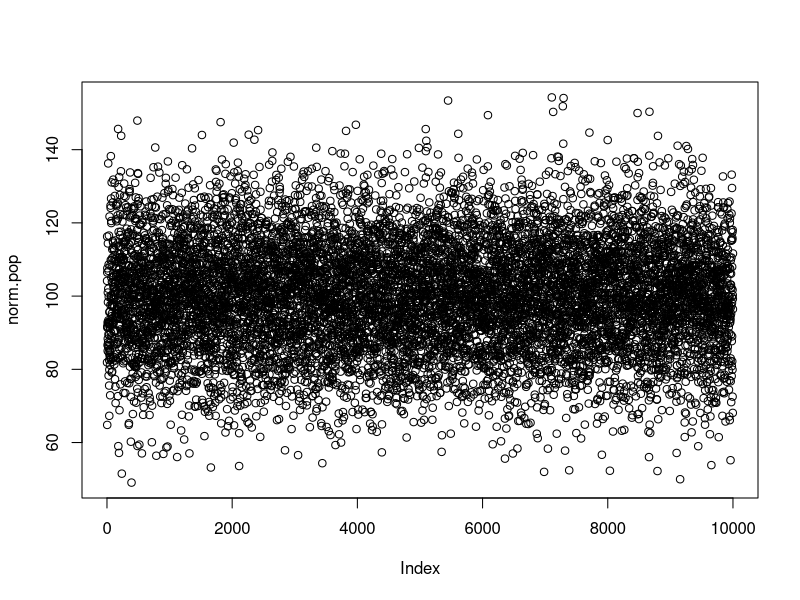
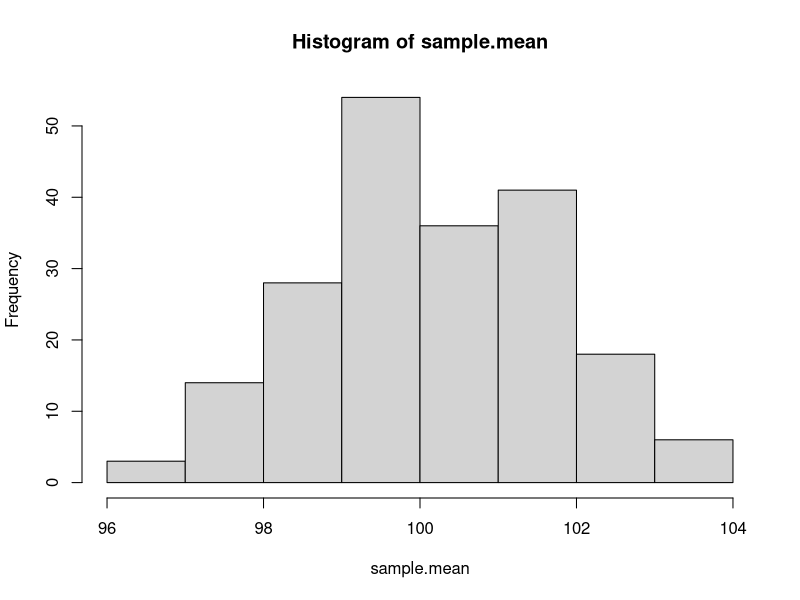
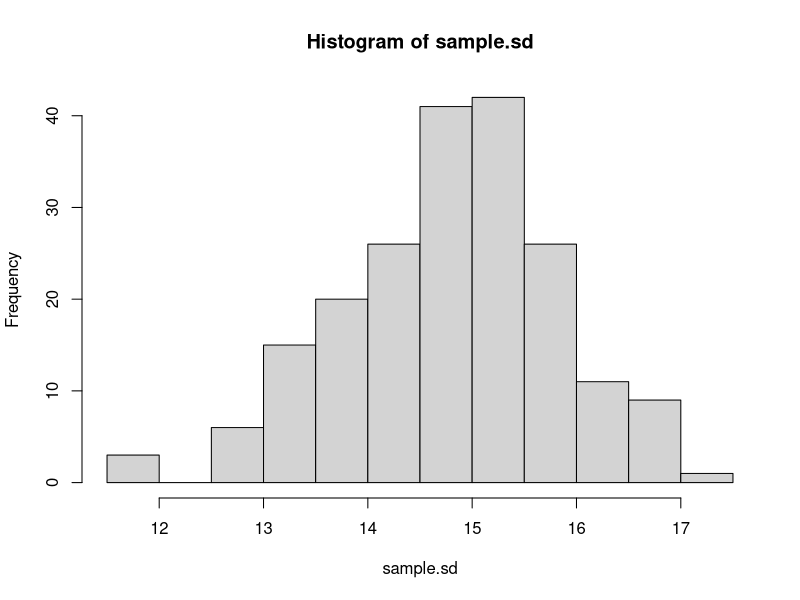
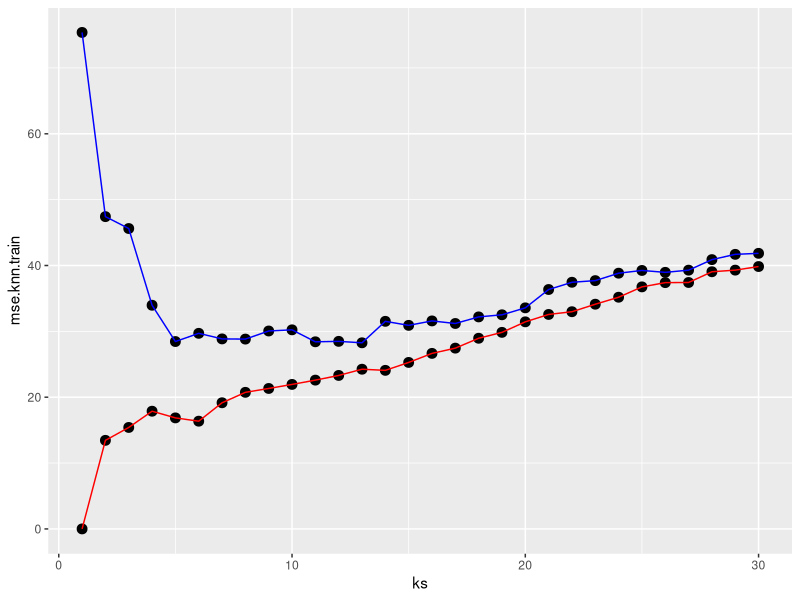
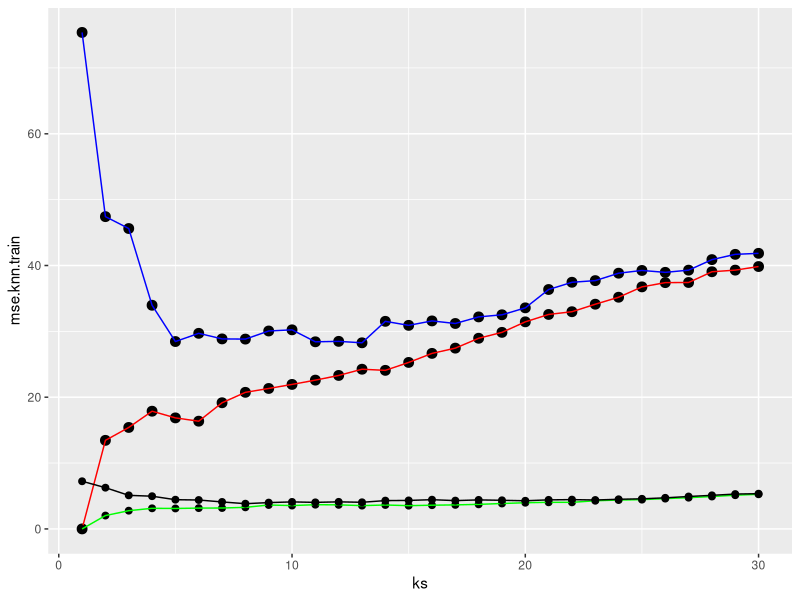
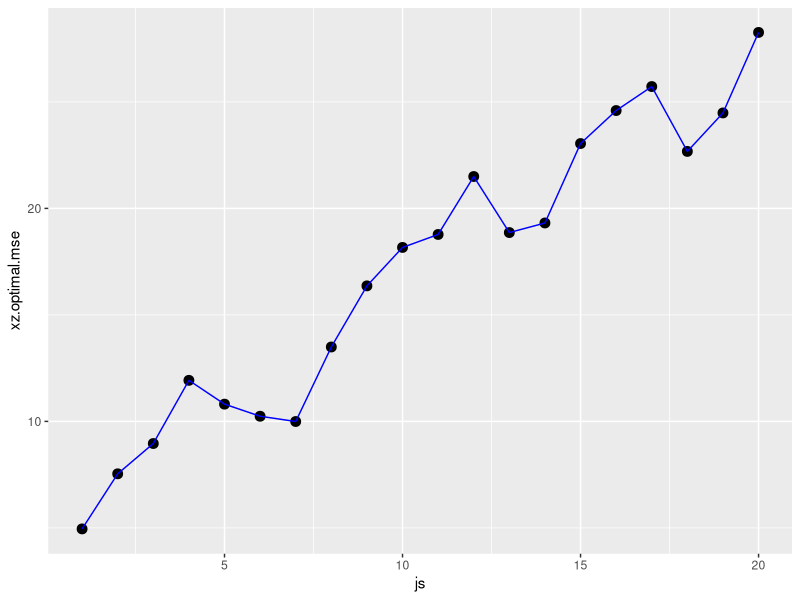

Generate these figures, in order, with R:
############# Part 1 #######################
pop.size <- 10000
pop.mean <- 100
pop.sd <- 15

num.of.samples <- 200
sample.size <- 100

set.seed(1234)
norm.pop <- rnorm(pop.size,pop.mean,pop.sd) 
plot(norm.pop)

k <- 1:200
sample.mean <- numeric(length=length(num.of.samples))
sample.sd <- numeric(length=length(num.of.samples))
for (i in seq(along=k)) {
   pop.sample=sample(norm.pop,sample.size,replace=FALSE)
   sample.mean[i] <- mean(pop.sample)
   sample.sd[i] <- sd(pop.sample)
 }
 mean_mean <- mean(sample.mean) ## Mean of mean = 100.14348
 mean_sd <- mean(sample.sd) ## Mean of SD = 14.8114
 sd_mean <- sd(sample.mean) ## SD of mean = 1.480945
 sd_sd <- sd(sample.sd) ## SD of SD = 1.049044
 hist(sample.mean)
 hist(sample.sd)
 
 ##################### Part 2 ###################
 
 ########## Code given to generate the dataset ###########
 
 library("ggplot2")
 
 beta0 <- 1
 beta1 <- -2
 beta2 <- 6
 beta3 <- -1
 sigma <- 2
 
 set.seed(7890)
 
 x <- seq(0,4.95,0.05)
 f_x <- beta0 + beta1*x + beta2*x^2 + beta3*x^3
 epsilon <- rnorm(n=100,mean=0,sd=sigma)
 y <- f_x + epsilon
 
 x.test <- seq(0,5,0.1)
 f_x.test <- beta0 + beta1*x.test + beta2*x.test^2 + beta3*x.test^3
 epsilon.test <- rnorm(n=length(x.test),mean=0,sd=sigma)
 y.test <- f_x.test + epsilon.test
 
 library("mvtnorm")
 z <- rmvnorm(n=100,mean=rep(0,20))
 z.test <- rmvnorm(n=51,mean=rep(0,20))
 
 train.x <- cbind(x,z)
 test.x <- cbind(x.test,z.test)
 
 ############ Part 2 : Question 1 #################
 library("FNN")
 
 knn15.train <- knn.reg(train=train.x,test=train.x,y=y,k=15)
 mse.knn15.train <- mean((y-knn15.train$pred)^2) ## Train MSE = 25.2799
 
 knn15.test <- knn.reg(train=train.x,test=test.x,y=y,k=15)
 mse.knn15.test <- mean((y.test - knn15.test$pred)^2) ## Test MSE = 30.90956
 
 ############# Part 2 : Question 2 ###############
 
 ks <- 1:30
 mse.knn.train <- numeric(length(ks))
 mse.knn.test <- numeric(length(ks))
 for (i in seq(along=ks)) {
   knn.model.train <- knn.reg(train=train.x,test=train.x,y=y,k=i)
   knn.model.test <- knn.reg(train=train.x, test=test.x, y=y, k=i)
   mse.knn.train[i] <- mean((y-knn.model.train$pred)^2)
   mse.knn.test[i] <- mean((y.test-knn.model.test$pred)^2)
 }
 
 plot_mse = ggplot() + geom_point(aes(x=ks,y=mse.knn.train),size=3) + geom_line(aes(x=ks,y=mse.knn.train),col="red") +geom_point(aes(x=ks,y=mse.knn.test),size=3) + geom_line(aes(x=ks,y=mse.knn.test),col="blue")
 plot_mse
 
 optimal.k <- which.min(mse.knn.test) ## Optimal k = 13
 optimal.mse <- min(mse.knn.test) ## MSE at optimal k = 28.26
 
  
 ############ Part 2 : Question 3 #####################33
  #knn model with x only 
 
 train.x.x <- matrix(x,ncol=1)
 test.x.x <- matrix(x.test,ncol=1)
 j <- 1:30
 mse.knn.x.train <- numeric(length(j))
 mse.knn.x.test <- numeric(length(j))
 for (i in seq(along=j)) {
   knn.xmodel.train <- knn.reg(train=train.x.x,test=train.x.x,y=y,k=i)
   knn.xmodel.test <- knn.reg(train=train.x.x,test=test.x.x,y=y,k=i)
   mse.knn.x.train[i] <- mean((y-knn.xmodel.train$pred)^2)
   mse.knn.x.test[i] <- mean((y.test-knn.xmodel.test$pred)^2)
 }
 optimal.k.x <- which.min(mse.knn.x.test) ## Optimal k =8
 optimal.mse.x <- min(mse.knn.x.test) ## Optimal MSE = 3.8300
 
 plot_mse_compare <- plot_mse + geom_point(aes(x=j,y=mse.knn.x.train),size=2) + geom_line(aes(x=j,y=mse.knn.x.train),col="green") + geom_point(aes(x=j,y=mse.knn.x.test),size=2) + geom_line(aes(x=j,y=mse.knn.x.test),col="black")
 plot_mse_compare
 
 ## < include analysis for MSE and K with 
 ##   respect to using x alone as compared to x,z> ##
 
 ############ Part 2 : Question 4 ###############
 
 js <- 1:20
 ks <- 1:30
 
 mse.knn.xz.train <- numeric(length=length(ks))
 mse.knn.xz.test <- numeric(length=length(ks))
 xz.optimal.k <- numeric(length=length(js))
 xz.optimal.mse <- numeric(length=length(js))
 
 for (j in seq(along=js))
 {
 
 train.xz <- cbind(x,z[,1:j])
 test.xz <- cbind(x.test,z.test[,1:j])
 
 
 for (i in seq(along=ks)) {
   knn.xz.model.train <- knn.reg(train=train.xz,test=train.xz,y=y,k=i)
   knn.xz.model.test <- knn.reg(train=train.xz, test=test.xz, y=y, k=i)
 
   mse.knn.xz.train[i] <- mean((y-knn.xz.model.train$pred)^2)
   mse.knn.xz.test[i] <- mean((y.test-knn.xz.model.test$pred)^2)
 }
 xz.optimal.k[j] <- which.min(mse.knn.xz.test)
 xz.optimal.mse[j] <- min(mse.knn.xz.test)
 }
 mse.xz.optimal.plot <- ggplot() + geom_point(aes(x=js,y=xz.optimal.mse),size=3)+geom_line(aes(x=js,y=xz.optimal.mse),col="blue")
 mse.xz.optimal.plot
 
 ## < interpret result > ## 
